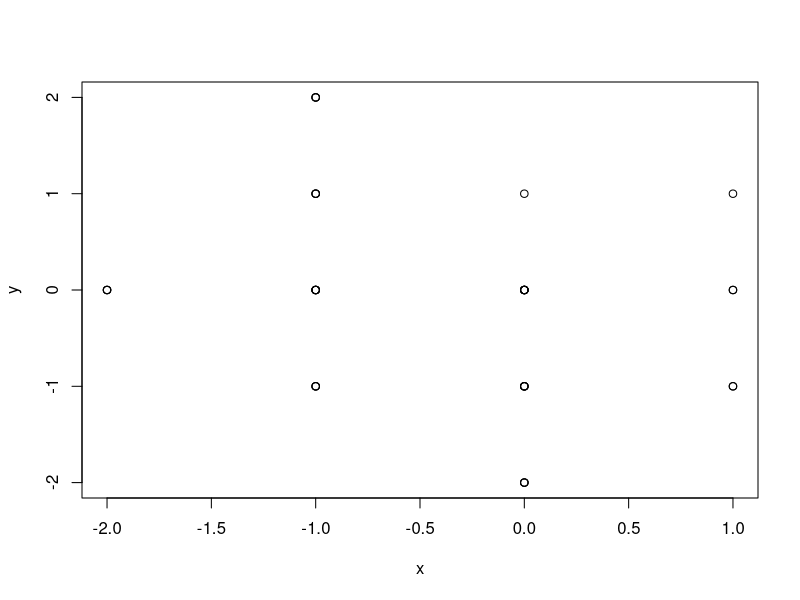
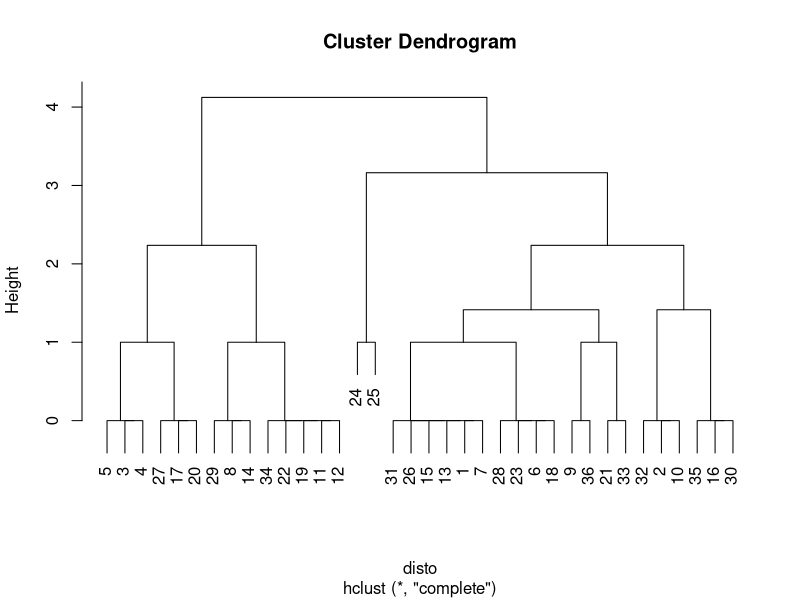
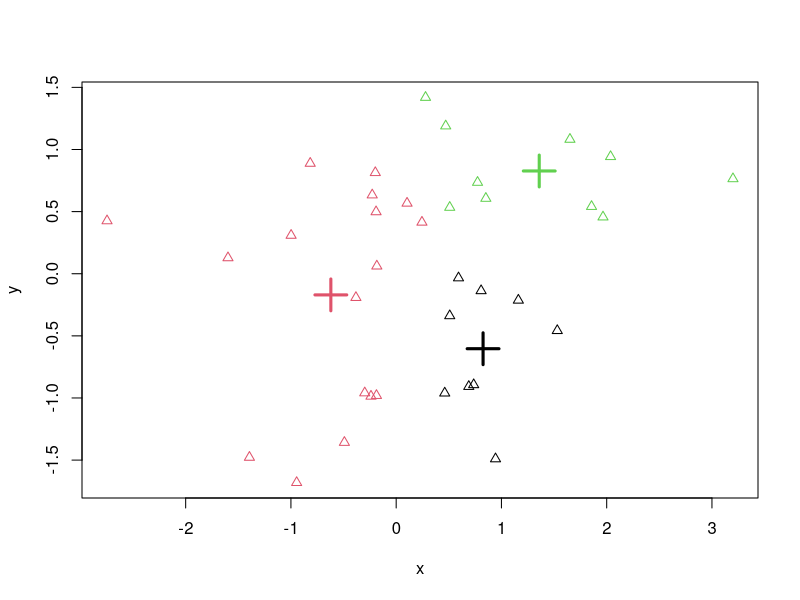
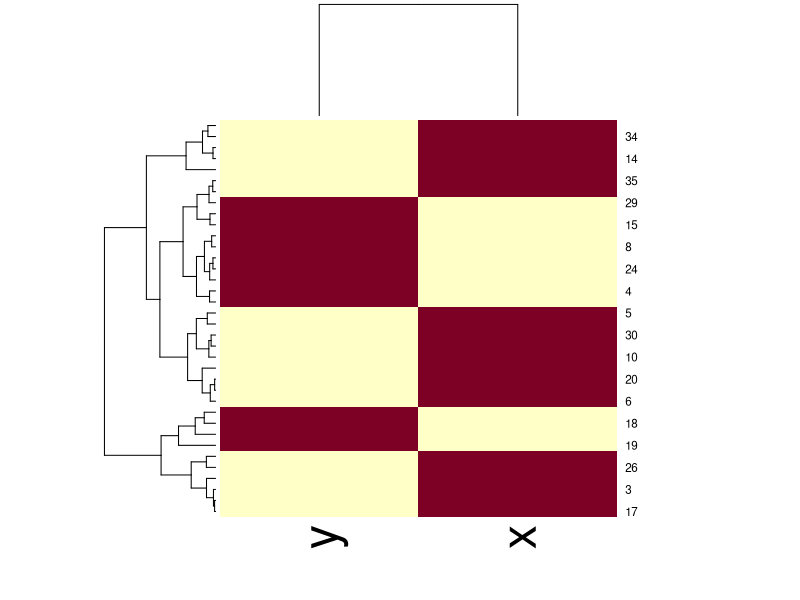

The R script that drew these images, in order:
#hierarchical clustering
x=round(rnorm(36))
y=round(rnorm(36))
df1<- data.frame(x,y)
plot(df1)
text(x+5,y+5, labels=as.character(1:36))
disto<- dist(df1)
clusto <- hclust(disto)
plot(clusto)

#k-means clustering
x=rnorm(36)
y=rnorm(36)
df1<- data.frame(x,y)
km <- kmeans(df1,centers=3)
names(km)
km$cluster
km$centers
plot(x,y, col=km$cluster, cex=1,pch=2)
points(km$centers, pch=3, cex=3, col=1:3,lwd=3)
#+++++++++++++++++
heatmap(as.matrix(df1))
